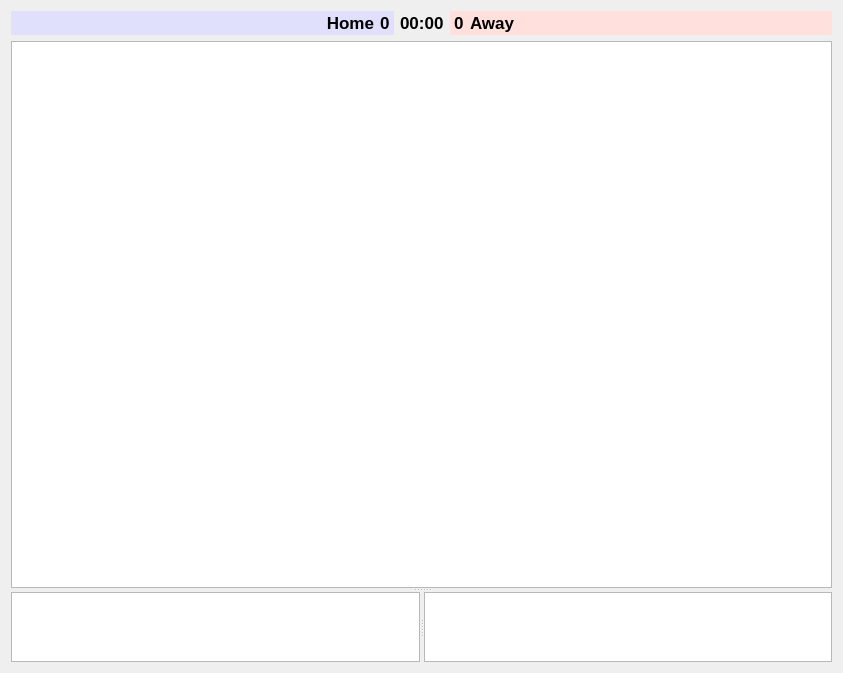
<?xml version="1.0" encoding="UTF-8"?>
<ui version="4.0">
 <class>Match</class>
 <widget class="QWidget" name="Match">
  <property name="geometry">
   <rect>
    <x>0</x>
    <y>0</y>
    <width>843</width>
    <height>673</height>
   </rect>
  </property>
  <property name="windowTitle">
   <string>Form</string>
  </property>
  <layout class="QVBoxLayout" name="verticalLayout">
   <item>
    <layout class="QHBoxLayout" name="horizontalLayout_3">
     <item>
      <widget class="QFrame" name="homeFrame">
       <property name="styleSheet">
        <string notr="true">background-color: rgb(224, 224, 252);</string>
       </property>
       <layout class="QHBoxLayout" name="horizontalLayout">
        <property name="leftMargin">
         <number>2</number>
        </property>
        <property name="topMargin">
         <number>2</number>
        </property>
        <property name="rightMargin">
         <number>4</number>
        </property>
        <property name="bottomMargin">
         <number>2</number>
        </property>
        <item>
         <widget class="QLabel" name="homeLabel">
          <property name="sizePolicy">
           <sizepolicy hsizetype="Expanding" vsizetype="Preferred">
            <horstretch>0</horstretch>
            <verstretch>0</verstretch>
           </sizepolicy>
          </property>
          <property name="font">
           <font>
            <pointsize>13</pointsize>
            <weight>75</weight>
            <bold>true</bold>
           </font>
          </property>
          <property name="layoutDirection">
           <enum>Qt::LeftToRight</enum>
          </property>
          <property name="styleSheet">
           <string notr="true">background-color: rgb(224, 224, 252);</string>
          </property>
          <property name="text">
           <string>Home</string>
          </property>
          <property name="alignment">
           <set>Qt::AlignRight|Qt::AlignTrailing|Qt::AlignVCenter</set>
          </property>
         </widget>
        </item>
        <item>
         <widget class="QLabel" name="hScoreLabel">
          <property name="font">
           <font>
            <pointsize>13</pointsize>
            <weight>75</weight>
            <bold>true</bold>
           </font>
          </property>
          <property name="styleSheet">
           <string notr="true">background-color: rgb(224, 224, 252);</string>
          </property>
          <property name="text">
           <string>0</string>
          </property>
         </widget>
        </item>
       </layout>
      </widget>
     </item>
     <item>
      <widget class="QLabel" name="clockLabel">
       <property name="font">
        <font>
         <pointsize>13</pointsize>
         <weight>75</weight>
         <bold>true</bold>
        </font>
       </property>
       <property name="text">
        <string>00:00</string>
       </property>
      </widget>
     </item>
     <item>
      <widget class="QFrame" name="awayFrame">
       <property name="styleSheet">
        <string notr="true">background-color: rgb(255, 224, 221);</string>
       </property>
       <layout class="QHBoxLayout" name="horizontalLayout_2">
        <property name="leftMargin">
         <number>4</number>
        </property>
        <property name="topMargin">
         <number>2</number>
        </property>
        <property name="rightMargin">
         <number>2</number>
        </property>
        <property name="bottomMargin">
         <number>2</number>
        </property>
        <item>
         <widget class="QLabel" name="aScoreLabel">
          <property name="font">
           <font>
            <pointsize>13</pointsize>
            <weight>75</weight>
            <bold>true</bold>
           </font>
          </property>
          <property name="text">
           <string>0</string>
          </property>
         </widget>
        </item>
        <item>
         <widget class="QLabel" name="awayLabel">
          <property name="sizePolicy">
           <sizepolicy hsizetype="Expanding" vsizetype="Preferred">
            <horstretch>0</horstretch>
            <verstretch>0</verstretch>
           </sizepolicy>
          </property>
          <property name="font">
           <font>
            <pointsize>13</pointsize>
            <weight>75</weight>
            <bold>true</bold>
           </font>
          </property>
          <property name="styleSheet">
           <string notr="true"/>
          </property>
          <property name="text">
           <string>Away</string>
          </property>
         </widget>
        </item>
       </layout>
      </widget>
     </item>
    </layout>
   </item>
   <item>
    <widget class="QSplitter" name="splitter_2">
     <property name="orientation">
      <enum>Qt::Vertical</enum>
     </property>
     <widget class="QTableWidget" name="statsTable">
      <property name="sizePolicy">
       <sizepolicy hsizetype="Expanding" vsizetype="Expanding">
        <horstretch>0</horstretch>
        <verstretch>100</verstretch>
       </sizepolicy>
      </property>
      <property name="editTriggers">
       <set>QAbstractItemView::NoEditTriggers</set>
      </property>
      <property name="showDropIndicator" stdset="0">
       <bool>false</bool>
      </property>
      <property name="dragDropOverwriteMode">
       <bool>false</bool>
      </property>
      <property name="selectionMode">
       <enum>QAbstractItemView::ContiguousSelection</enum>
      </property>
      <property name="horizontalScrollMode">
       <enum>QAbstractItemView::ScrollPerPixel</enum>
      </property>
      <attribute name="horizontalHeaderDefaultSectionSize">
       <number>20</number>
      </attribute>
      <attribute name="horizontalHeaderMinimumSectionSize">
       <number>20</number>
      </attribute>
      <attribute name="horizontalHeaderStretchLastSection">
       <bool>true</bool>
      </attribute>
      <attribute name="verticalHeaderDefaultSectionSize">
       <number>23</number>
      </attribute>
     </widget>
     <widget class="QSplitter" name="splitter">
      <property name="sizePolicy">
       <sizepolicy hsizetype="Expanding" vsizetype="Preferred">
        <horstretch>0</horstretch>
        <verstretch>1</verstretch>
       </sizepolicy>
      </property>
      <property name="orientation">
       <enum>Qt::Horizontal</enum>
      </property>
      <widget class="QTextBrowser" name="eventLog">
       <property name="sizePolicy">
        <sizepolicy hsizetype="Expanding" vsizetype="Expanding">
         <horstretch>0</horstretch>
         <verstretch>0</verstretch>
        </sizepolicy>
       </property>
       <property name="font">
        <font>
         <family>DejaVu Sans Mono</family>
        </font>
       </property>
       <property name="openLinks">
        <bool>false</bool>
       </property>
      </widget>
      <widget class="QTextBrowser" name="wikitextOutput"/>
     </widget>
    </widget>
   </item>
  </layout>
 </widget>
 <resources/>
 <connections/>
</ui>
